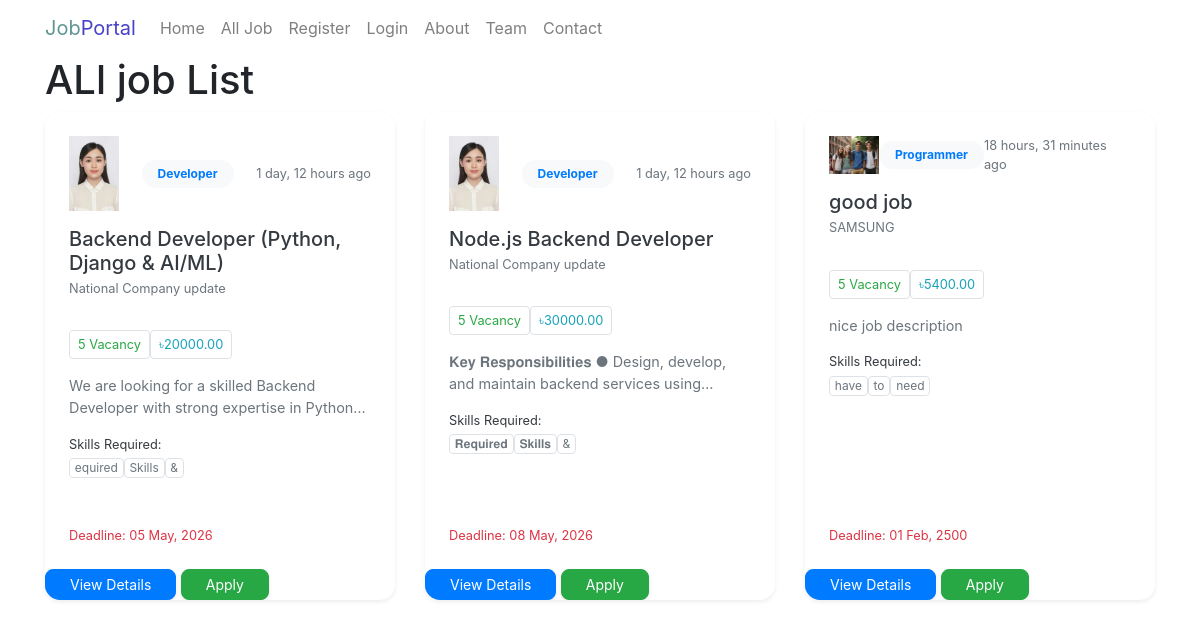
/job-list/, run on the app's committed database.
### Job_Portal_App/models.py (models this page shows, shortened)
class JobPostModel(models.Model):
    title = models.CharField(max_length=255, null=True)
    vacancy = models.PositiveIntegerField(null=True)
    category = models.ForeignKey(
        CategoryModel, on_delete=models.CASCADE, max_length=20, null=True,related_name='job_category'
    )
    job_description = models.TextField(null=True)
    skills_set = models.TextField(null=True)
    salary = models.DecimalField(max_digits=10, decimal_places=2, null=True)
    deadline = models.DateField(null=True)
    created_at = models.DateTimeField(auto_now_add=True, null=True)
    posted_by = models.ForeignKey(
        RecruiterProfileModel,
        on_delete=models.CASCADE,
        related_name="job_posts",
        null=True,
    )

class RecruiterProfileModel(models.Model):
    recruiter = models.OneToOneField(
        UserInfoModel,
        on_delete=models.CASCADE,
        related_name="recruiter_profile",
        null=True,
    )
    company_name = models.CharField(
        max_length=225,
        null=True,
    )
    email = models.EmailField(
        null=True,
    )
    address = models.TextField(
        null=True,
    )
    phone = models.CharField(
        max_length=20,
        null=True,
    )
    logo = models.ImageField(
        upload_to="recruiter_logos/",
        null=True,
    )

class CategoryModel(models.Model):
    name = models.CharField(max_length=50, null=True)

### Job_Portal_App/views.py (the view)
# urls.py: path("job-list/", job_list, name="job_list"),
def job_list(request):
    if request.user.is_authenticated:
        user = request.user
        if user.user_types == "Recruiter":
            try:
                form_data = JobPostModel.objects.filter(
                    posted_by=user.recruiter_profile
                )
            except RecruiterProfileModel.DoesNotExist:
                form_data = None
        else:
            form_data = JobPostModel.objects.all()
    else:
        form_data = JobPostModel.objects.all()
    context = {
        "form_data": form_data,
        "title": "Job List",
    }
    return render(request, "job-list.html", context)

### Job_Portal_App/templates/job-list.html (shortened to what this page needs)
{% extends 'master/base.html' %}
{% block blockname %}
  <h1>ALl job List</h1>
  <div class="row">
    {% for job in form_data %}
      <div class="col-md-6 col-lg-4 mb-4">
        <div class="card h-100 shadow-sm border-0" style="border-radius: 15px; overflow: hidden;">
          <div class="card-header bg-white border-0 pt-4 px-4">
            <div class="d-flex justify-content-between align-items-center">
              <img style="width: 50px;" src="{{ job.posted_by.logo.url }}" alt=" {{ job.posted_by.logo.url }}" />
              <span class="badge bg-light text-primary px-3 py-2" style="border-radius: 30px;"> {{ job.category.name }}</span>
              <small class="text-muted"> {{ job.created_at|timesince }} ago</small>
            </div>
            <h5 class="card-title fw-bold mt-3 mb-1 text-dark">{{ job.title }}</h5>
            <p class="text-muted small mb-0">
               {{ job.posted_by.company_name }}
            </p>
          </div>
          <div class="card-body px-4">
            <div class="d-flex flex-wrap gap-2 mb-3">
              <span class="small bg-soft-success text-success border px-2 py-1 rounded"> {{ job.vacancy }} Vacancy</span>
              <span class="small bg-soft-info text-info border px-2 py-1 rounded"> ৳{{ job.salary }}</span>
            </div>
            <p class="card-text text-secondary mb-3" style="font-size: 0.9rem; display: -webkit-box; -webkit-line-clamp: 2; -webkit-box-orient: vertical; overflow: hidden;">{{ job.job_description }}</p>
            <div class="skills-section mb-3">
              <strong class="small d-block mb-1 text-dark">Skills Required:</strong>
              <div class="d-flex flex-wrap gap-1">
                {% for skill in job.skills_set.split|slice:':3' %}
                  <span class="badge border text-secondary font-weight-normal">{{ skill }}</span>
                {% endfor %}
              </div>
            </div>
          </div>
          <div class="card-footer bg-white border-0 pb-4 px-4 d-flex justify-content-between align-items-center">
            <div class="text-danger small fw-bold">
               Deadline: {{ job.deadline|date:'d M, Y' }}
            </div>
          </div>
          <div>
            <a href="" class="btn btn-primary btn-sm px-4 shadow-sm" style="border-radius: 8px;">View Details</a>
            {% if request.user.user_types == 'Recruiter' %}
              <a href="{% url 'job_edit' job.id %}" class="btn btn-info btn-sm px-4 shadow-sm" style="border-radius: 8px;">Edit</a>
              <a href="{% url 'job_delete' job.id %}" class="btn btn-danger btn-sm px-4 shadow-sm" style="border-radius: 8px;">Delete</a>
            {% else %}
              <a href="{% url 'job_apply' job.id %}" class="btn btn-success btn-sm px-4 shadow-sm" style="border-radius: 8px;">Apply</a>
            {% endif %}
          </div>
        </div>
      </div>
    {% empty %}
      <p class="text-center">No jobs posted yet.</p>
    {% endfor %}
  </div>
{% endblock %}

### data on the page
JobPostModel: posted_by.logo (picture), category.name "Developer", created_at "1 day, 12 hours", title "Backend Developer (Python, Django & AI/ML)", posted_by.company_name "National Company update", vacancy "5", salary "20000.00", job_description "We are looking for a skilled Backend Developer with strong expertise in…", split "equired" "Skills" "&", deadline "05 May, 2026"
JobPostModel: posted_by.logo (picture), category.name "Developer", created_at "1 day, 12 hours", title "Node.js Backend Developer", posted_by.company_name "National Company update", vacancy "5", salary "30000.00", job_description "𝐊𝐞𝐲 𝐑𝐞𝐬𝐩𝐨𝐧𝐬𝐢𝐛𝐢𝐥𝐢𝐭𝐢𝐞𝐬 ● Design, develop, and maintain backend services…", split "𝐑𝐞𝐪𝐮𝐢𝐫𝐞𝐝" "𝐒𝐤𝐢𝐥𝐥𝐬" "&", deadline "08 May, 2026"
JobPostModel: posted_by.logo (picture), category.name "Programmer", created_at "18 hours, 31 minutes", title "good job", posted_by.company_name "SAMSUNG", vacancy "5", salary "5400.00", job_description "nice job description", split "have" "to" "need", deadline "01 Feb, 2500"
